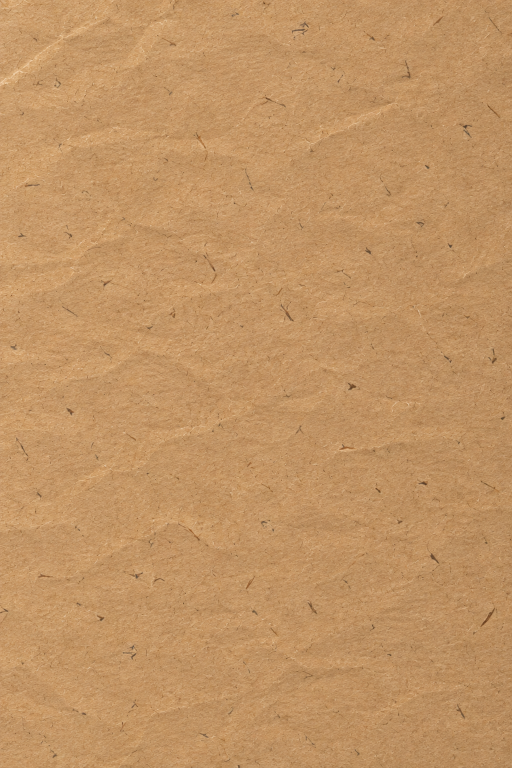
#> input picture kraft/raw/h5-p.png, 1024 x 1536 px (shown at 1/2 size)
$ python -i kraft.py   (imports and definitions only)
#> lines starting #> are read from the running program, lines starting #| are printed output that depends on the picture
"""首页的牛皮纸 (the kraft home): the desk is crumpled kraft wrapping paper with small flaws (codex, kraft/raw/h5-p.png
for upright screens, h5-d.png for wide ones), and on it a few little gouache pictures in the style of a quiet picture
book (codex, kraft/raw/m*.png: six things on flat kraft per sheet, two rows of three). Two sets, one picked per visit:
M4 乡间邮局 (a village post office) and M1-B 邮差 (the postman's round). The home lays them out itself (home.js), only
where the stamps never pass; here they are cut apart and the sets' arrangements written down, as the mock-ups had them.
Also the ink the home's type is printed with (a mask, seamless: never quite solid, missed specks, thin patches).

  python dailystamp.py kraft     # kraft/paper-p.webp, paper-d.webp, ink.png, sprites/*.webp, index.json
"""
from __future__ import annotations

import json
import os
import time

import numpy as np
from PIL import Image
from scipy import ndimage as ndi

ROOT = os.path.dirname(os.path.dirname(os.path.abspath(__file__)))
KRAFT = os.path.join(ROOT, "kraft")
RAW = os.path.join(KRAFT, "raw")
SPRITES = os.path.join(KRAFT, "sprites")

# the sheets: what each cell holds, upper row then lower row, left to right
SHEETS = {"m4": ("plane", "clouds", "balloon", "woman", "office", "lamp4"),
          "m4b": ("van", "tree", "sign", "cart", "child", "fence"),
          "m1": ("letters", "swallow", "plane1", "cat", "postman", "box"),
          "m1s": ("kite", "birds", "balloon1", "leaves", "pigeon", "kraft"),
          "m1b": ("woman1", "boy", "lamp", "dog", "door", "tree1")}
# the sets as the user saw and chose them (scratchpad paint8/9/10). Design screens: a phone 390x844, a desktop
# 1440x900. sky: (thing, middle x, middle y, box w, box h, turn); rows: things along the ground, left to right (the
# phone has one row across the screen, the desktop two, either side of the page count); ref: the thing whose height is
# `tall` at most; gap: px between things (justify: the row filled end to end)
SETS = {
    "m4": {
        "phone": dict(sky=[["balloon", 96, 132, 112, 96, -5], ["plane", 306, 104, 86, 74, 5], ["clouds", 206, 84, 58, 46, 0]],
                      rows=[["woman", "office", "lamp4"]], ref="office", tall=128, gap=0, justify=True),
        "desk": dict(sky=[["balloon", 100, 112, 150, 128, -5], ["plane", 1338, 108, 150, 112, 5], ["clouds", 330, 76, 80, 56, 0]],
                     rows=[["woman", "office"], ["lamp4", "child", "van"]], ref="lamp4", tall=260, gap=80),
    },
    "m1b": {
        "phone": dict(sky=[["pigeon", 96, 132, 118, 104, -5], ["kraft", 306, 108, 92, 80, 5], ["birds", 206, 84, 60, 48, 0]],
                      rows=[["cat", "postman", "box"]], ref="box", tall=128, gap=40),
        "desk": dict(sky=[["pigeon", 104, 116, 172, 140, -5], ["kraft", 1336, 112, 172, 132, 5], ["birds", 332, 78, 92, 60, 0]],
                     rows=[["boy", "cat", "postman"], ["box", "lamp"]], ref="box", tall=240, gap=80),
    },
}


def cells(key, names):
    """a sheet of two rows of three on flat kraft: what is painted in each cell, as RGBA (keyed out by the distance
    from the sheet's border colour; stray specks dropped)"""
    rgb = np.asarray(Image.open(os.path.join(RAW, key + ".png")).convert("RGB"), float)
    edge = np.concatenate([rgb[:12].reshape(-1, 3), rgb[-12:].reshape(-1, 3), rgb[:, :12].reshape(-1, 3), rgb[:, -12:].reshape(-1, 3)])
    a = np.clip((np.sqrt(((rgb - np.median(edge, 0)) ** 2).sum(2)) - 9) / 22, 0, 1)
    a *= ndi.binary_dilation(ndi.binary_opening(a > 0.5, iterations=1), iterations=5)
    h, w = a.shape; col, row = a.sum(0), a.sum(1)
    cut = lambda v, at, r: at - r + int(np.argmin(ndi.uniform_filter1d(v, 9)[at - r:at + r]))
    xs = [0, cut(col, w // 3, 120), cut(col, 2 * w // 3, 120), w]; ys = [0, cut(row, h // 2, 100), h]
    out = {}
    for i, n in enumerate(names):
        r, c = divmod(i, 3); own = a[ys[r]:ys[r + 1], xs[c]:xs[c + 1]]
        y, x = np.nonzero(own > 0.1)
        box = (slice(ys[r] + y.min(), ys[r] + y.max() + 1), slice(xs[c] + x.min(), xs[c] + x.max() + 1))
        out[n] = Image.fromarray(np.dstack([rgb[box], a[box] * 255]).astype(np.uint8), "RGBA")
    return out


def ink_mask(N=512):
    """seamless alpha masks for type printed on rough kraft: ink missing where the fibres stood low, thinner in
    patches. The home uses the third weight (重+)"""
    rng = np.random.default_rng(29)
    f = np.fft.fftfreq(N)
    def noise(sigma, aspect=1.0):
        fy, fx = f[:, None], f[None, :] * aspect
        k = np.exp(-2 * (np.pi * sigma) ** 2 * (fx ** 2 + fy ** 2))
        n = np.real(np.fft.ifft2(np.fft.fft2(rng.standard_normal((N, N))) * k))
        return (n - n.min()) / (n.max() - n.min())
    holes = lambda n, share: np.clip((n - np.quantile(n, 1 - share)) / 0.04, 0, 1)
    def mask(top, dens_lo, spk_share, spk_left, fib_share, blot_share, grain):
        a = top * (dens_lo + (1 - dens_lo) * noise(45))              # never solid; thinner in patches
        a *= 1 - (1 - spk_left) * holes(noise(1.1), spk_share)        # fine specks the ink missed
        a *= 1 - 0.5 * holes(noise(1.0, 3.0), fib_share)              # short fibres across the letters
        a *= 1 - 0.7 * holes(noise(4.0), blot_share)                  # a few bigger thin spots
        a += grain * (noise(0.6) - 0.5)
        return np.clip(a, 0, 1)
    weights = [(0.92, 0.85, 0.07, 0.45, 0.00, 0.00, 0.16), (0.90, 0.72, 0.13, 0.25, 0.015, 0.03, 0.20),
               (0.95, 0.62, 0.20, 0.15, 0.03, 0.06, 0.22)]           # 轻, 重, 重+ (drawn in turn: the noise follows on)
    return [mask(*w) for w in weights][2]


def build():
    os.makedirs(SPRITES, exist_ok=True)
    index = {"v": int(time.time()), "paper": {}, "sprites": {}, "sets": SETS}
    for suf in ("p", "d"):
        im = Image.open(os.path.join(RAW, f"h5-{suf}.png")).convert("RGB")
#> im is the input picture: PIL image 1024x1536 RGB; mean R, G, B 193.1, 147.8, 100.3
        im.save(os.path.join(KRAFT, f"paper-{suf}.webp"), quality=88, method=6)
        lum = np.asarray(im, np.float32).mean(2)
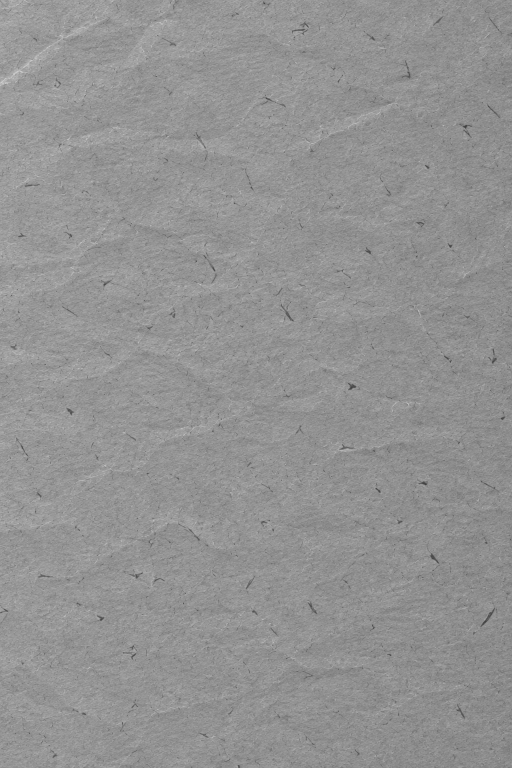
#> lum: shape (1536, 1024) float32 (shown at 1/2 size); min 55.33, max 222, mean 147.1
        index["paper"][suf] = dict(file=f"paper-{suf}.webp", w=im.width, h=im.height, lum=round(float(lum.mean()), 2))
#> pass 2 of the loop in build, `for suf in ("p", "d"):`:
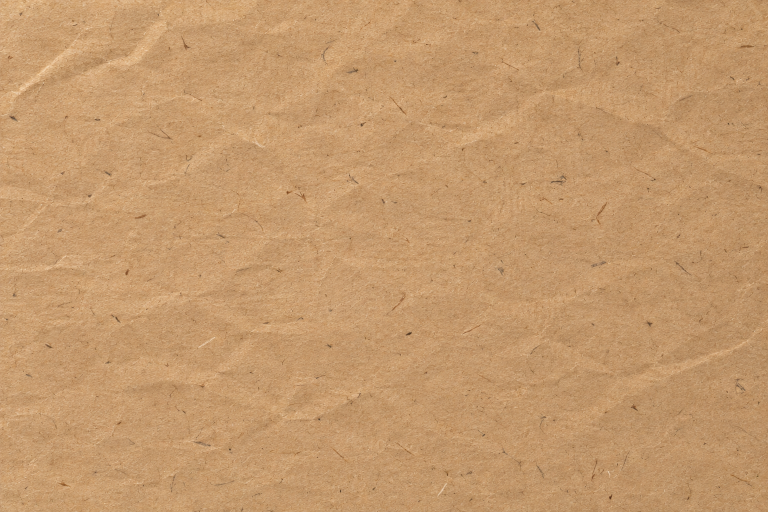
#> input picture kraft/raw/h5-d.png, 1536 x 1024 px (shown at 1/2 size)
#> in build, im is the input picture: PIL image 1536x1024 RGB; mean R, G, B 196.1, 153.1, 108.7
#> in build, `lum = np.asarray(im, np.float32).mean(2)`:
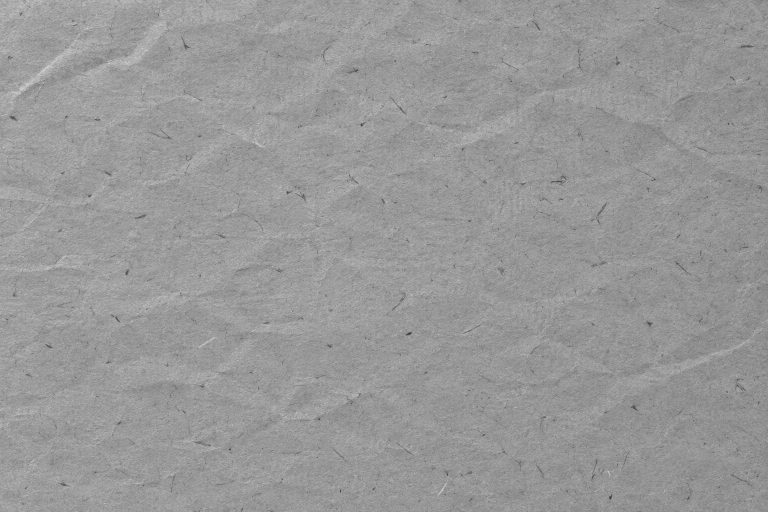
#> lum: shape (1024, 1536) float32 (shown at 1/2 size); min 47.33, max 218, mean 152.6
    m = ink_mask()
    ink = Image.new("RGBA", m.shape[::-1], (0, 0, 0, 0)); ink.putalpha(Image.fromarray((m * 255).astype(np.uint8), "L"))
#> after `ink = Image.new('RGBA', m.shape[::-1], (0, 0, 0, 0))`: ink: PIL image 512x512 RGBA; every value is 0
#> after `ink.putalpha(Image.fromarray((m * 255).astype(np.uint8), 'L'))`:
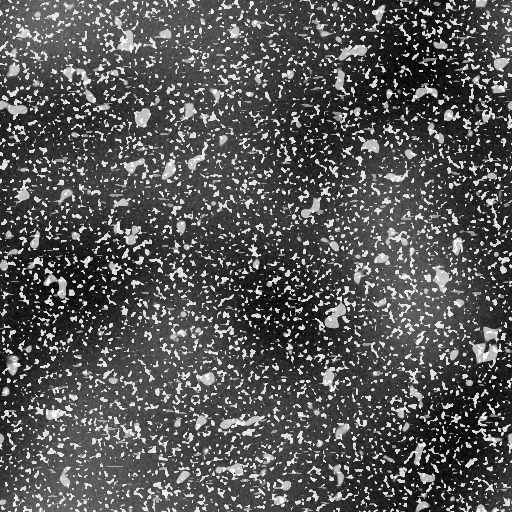
#> ink: PIL image 512x512 RGBA; mean R, G, B, A 0, 0, 0, 167.5; transparent parts drawn white
    ink.save(os.path.join(KRAFT, "ink.png"), optimize=True)
    used = {n for s in SETS.values() for scr in s.values() for n in [x[0] for x in scr["sky"]] + [n for r in scr["rows"] for n in r]}
    for key, names in SHEETS.items():
        for name, im in cells(key, names).items():
            if name not in used: continue
            im.save(os.path.join(SPRITES, f"{name}.webp"), quality=90, alpha_quality=100, method=6)
            # its outline, column by column: how far down from its top the paint begins (for fitting it closely)
            a = np.asarray(im)[..., 3] > 76
            cols = np.array_split(np.arange(im.width), 24)
            top = [round(float(np.argmax(a[:, c].any(1)) / im.height), 3) if a[:, c].any() else 1 for c in cols]
            index["sprites"][name] = dict(file=f"sprites/{name}.webp", w=im.width, h=im.height, top=top)
            print(f"  {name}: {im.width}x{im.height}")
    json.dump(index, open(os.path.join(KRAFT, "index.json"), "w", encoding="utf-8"), ensure_ascii=False, indent=1)

#> (the run stopped early here; a loop or call above may not have finished)
